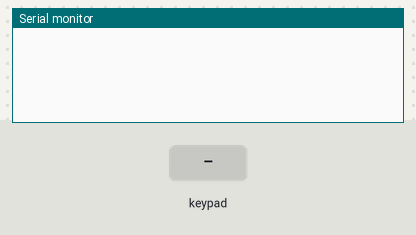
A sketch run on a simulated Arduino Uno, built with avr-gcc and run on an emulated ATmega328P. On the bench: the last lines printed to the serial monitor. The test bench sets the inputs (shaded band).

Above: at 1.2 s.
1.3 s: key '1' pressed
At 2.3 s:
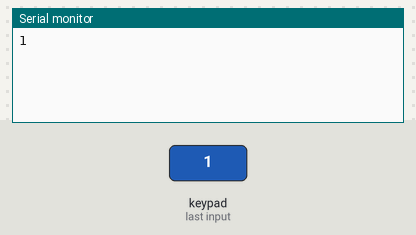
2.8 s: keypad keys 6 5 4 3 # pressed 0.4 s apart
At 4.8 s:
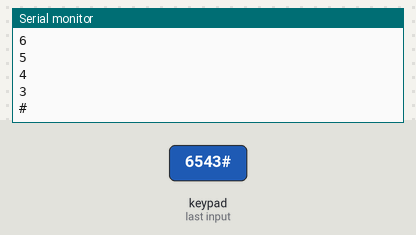
6.3 s: key 'A' pressed
At 7.4 s:
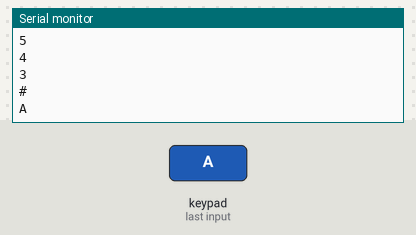
7.8 s: keypad keys 6 5 4 3 * pressed 0.4 s apart
At 10.9 s:
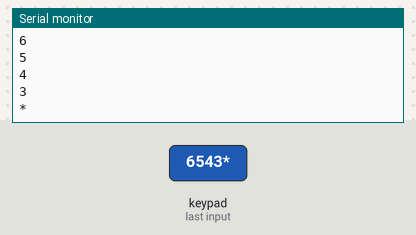
11.3 s: key 'B' pressed
At 12.3 s:
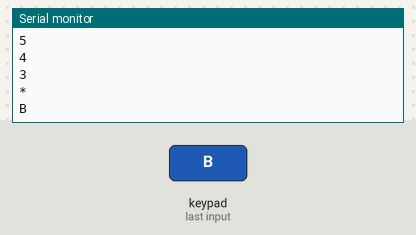
12.8 s: keypad keys 6 5 4 3 D pressed 0.4 s apart
At 14.8 s:
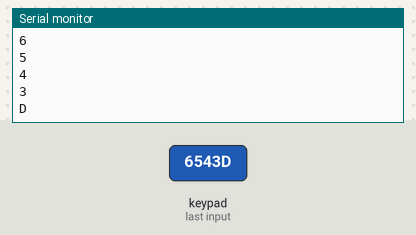
Timing chart, 0 to 16.3 s (numbered marks = the images above; inputs shaded):
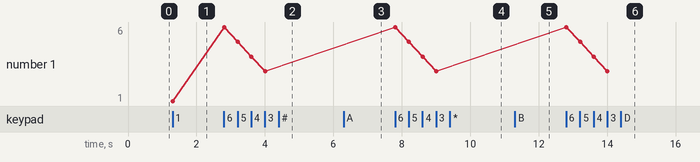

The sketch:

Teclado_matricial_4x4_i2c.ino
```cpp
/* tecnologias jpc
 *  programa para usar teclado matricial 4x4 con modulo PCF8574 y pantalla OLED
 *  circuito https://drive.google.com/file/d/1safDFtSTFCdoUiZfRS5aiq9BK9p3Zf_4/view?usp=sharing
 *  compatible con tarjeta Arduino Shield Omega, adquierela en http://www.tecnologiasjpc.com/
*/
        // alto de pantalla OLED en pixeles

#define I2CADDR         0x20       // direccion para teclado matricial

#include <Wire.h>                 //libreria para comunicacion I2C
#include <Keypad_I2C.h>           //libreria para teclado matricial I2C
              //libreria para teclado matricial

const byte ROWS = 4;              // teclado de cuatro filas
const byte COLS = 4;              // teclado de cuatro columnas

//define los simboles para cada boton del teclado
char hexaKeys[ROWS][COLS] = {
  {'1','2','3','A'},
  {'4','5','6','B'},
  {'7','8','9','C'},
  {'*','0','#','D'}
};

byte rowPins[ROWS] = {6, 5, 4, 3}; // conecta las terminales fila al modulo I2C
byte colPins[COLS] = {2, 1, 0, 7}; // conecta las terminales columna al modulo I2C


// crea el objeto para el teclado matricial
Keypad_I2C customKeypad( makeKeymap(hexaKeys), rowPins, colPins, ROWS, COLS, I2CADDR);

void setup(){
  Serial.begin(9600);                     //inicia comunicacion serial
  customKeypad.begin( );                  //inicializa el teclado matricial


}

void loop(){
  char tecla_presionada = customKeypad.getKey();  // detecta la tecla presionada
  if (tecla_presionada != NO_KEY){                //verifica si hubo una tecla presionada
    Serial.println(tecla_presionada);             //escribe la tecla presionada en puerto serie
                         //ejecuta comandos previos sobre pantalla OLED
  }
}
```

Measured:
- after the input at 1.3 s, the serial monitor: prints a new line at once (image 1)
- after the input at 2.8 s, the serial monitor: prints a new line at once (image 2)
- after the input at 6.3 s, the serial monitor: prints a new line at once (image 3)
- after the input at 7.8 s, the serial monitor: prints a new line at once (image 4)
- after the input at 11.3 s, the serial monitor: prints a new line at once (image 5)
- after the input at 12.8 s, the serial monitor: prints a new line at once (image 6)
- plotted number 1: 1 → 3 after the input at 2.8 s
